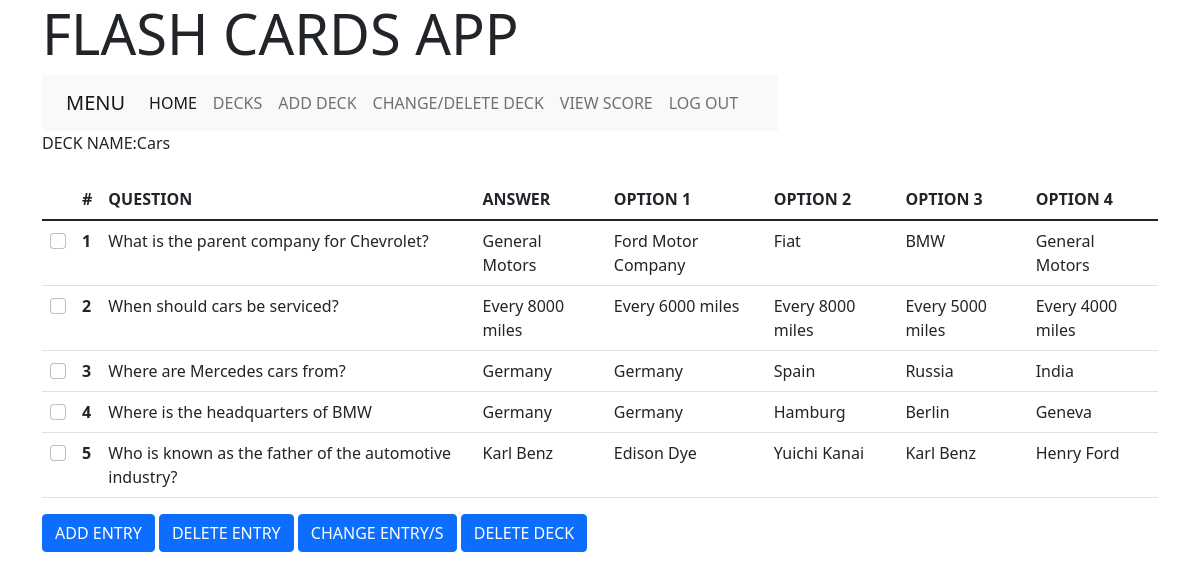
Page /editdeck/1 (signed in) on the committed database.
### main.py (models this page shows)
class Deck(db.Model):
	__tablename__="deck"
	deckid=db.Column(db.Integer, autoincrement=True, primary_key=True)
	deckname = db.Column(db.String,nullable=False)
	lastopened = db.Column(db.String)
	score=db.Column(db.String)
	decks = db.relationship("Deck_cards",backref='Deck',lazy=True)
	decks1 = db.relationship("Deck_cards",backref='Deckscore',lazy=True)

class Deck_cards(db.Model):
	__tablename__="deck_cards"
	deckid=db.Column(db.Integer,db.ForeignKey("deck.deckid"),primary_key=True)
	question= db.Column(db.String,nullable=False,primary_key=True)
	answer = db.Column(db.String,nullable=False)
	option1 = db.Column(db.String,nullable=False)
	option2 = db.Column(db.String,nullable=False)
	option3 = db.Column(db.String,nullable=False)
	option4 = db.Column(db.String,nullable=False)
	difficulty = db.Column(db.String)
	checkanswer=db.Column(db.Integer)

### main.py (the view, shortened to what this page needs)
@app.route("/editdeck/<sid>",methods=["Get","Post"])
def editdeck(sid):
	succ=0
	print(sid[-1])
	if sid[-1].isalpha():
		succ="1"
		id=int(sid[0])
	else:
		id=sid
	if request.method=="GET":
		deckcards=Deck_cards.query.filter_by(deckid=id).all()
		deck_name=Deck.query.filter_by(deckid=id).all()
		for i in deck_name:
			dname=i.deckname
		t=[]
		r=[]
		d=0
		for i in deckcards:
			print(1)
			t.append(i.question)
			t.append(i.answer)
			t.append(i.option1)
			t.append(i.option2)
			t.append(i.option3)
			t.append(i.option4)
			t.append(d+1)
			d=d+1
			n=t.copy()
			r.append(n)
			t.clear()
		return render_template("editdeck.html",deckname=dname,deckcards=r,succ=succ)

### templates/editdeck.html (shortened to what this page needs)
<!DOCTYPE html>
<html>
<head>
	<link href="https://cdn.jsdelivr.net/npm/bootstrap@5.1.3/dist/css/bootstrap.min.css" rel="stylesheet">
</head>
<body>
<div class="container">
	<div class="jumbotron">
		<h1 class="display-4">FLASH CARDS APP</h1>
	</div>
	<div class="row">
		<div class="col-md-8">
			<nav class="navbar navbar-expand-lg navbar-light bg-light">
			  <div class="container-fluid">
			    <a class="navbar-brand" href="#">MENU</a>
			    <div class="collapse navbar-collapse" id="navbarNavDropdown">
			      <ul class="navbar-nav">
				<li class="nav-item">
				  <a class="nav-link active" aria-current="page" href="/home">HOME</a>
				</li>
				<li class="nav-item">
				  <a class="nav-link" href="/deck">DECKS</a>
				</li>
				<li class="nav-item">
				  <a class="nav-link" href="/add_deck">ADD DECK</a>
				</li>
				<li class="nav-item">
				  <a class="nav-link" href="/changedeck">CHANGE/DELETE DECK</a>
				</li>
				<li class="nav-item">
				  <a class="nav-link" href="/viewscore">VIEW SCORE</a>
				</li>
				<li class="nav-item">
				  <a class="nav-link" href="/logout">LOG OUT</a>
				</li>
			      </ul>
			    </div>
			  </div>
			</nav>
		</div>
		<div>
			<form method="POST">
			  <div class="mb-3">
			    <label for="exampleInputName" class="form-label">DECK NAME:{{deckname}}</label>
			  </div>
			  <table class="table">
			  <thead>
			    <tr>
			      <th scope="col"> </th>
			      <th scope="col">#</th>
			      <th scope="col">QUESTION</th>
			      <th scope="col">ANSWER</th>
			      <th scope="col">OPTION 1</th>
			      <th scope="col">OPTION 2</th>
			      <th scope="col">OPTION 3</th>
			      <th scope="col">OPTION 4</th>
			    </tr>
			  </thead>
			  <tbody>
			    {% for i in deckcards %}
			    <tr>
			      <td><input class="form-check-input" type="checkbox" name="checker" value="{{i[0]}}" ></td>
			      <th scope="row">{{i[6]}}</th>
			      <td>{{i[0]}}</td>
			      <td>{{i[1]}}</td>
			      <td>{{i[2]}}</td>
			      <td>{{i[3]}}</td>
			      <td>{{i[4]}}</td>
			      <td>{{i[5]}}</td>
			    </tr>
			    {% endfor %}
			  </tbody>
			</table>
			  <button type="submit" class="btn btn-primary" name="submit_button" value="add">ADD ENTRY</button>
			  <button type="submit" class="btn btn-primary" name="submit_button" value="del">DELETE ENTRY</button>
			  <button type="submit" class="btn btn-primary" name="submit_button" value="chn">CHANGE ENTRY/S</button>
			  <button type="submit" class="btn btn-primary" name="submit_button" value="deld">DELETE DECK</button>
			</form>
		</div>
	</div>
</div>
</body>
</html>

### rows in the picture
Deck: deckname "Cars"
Deck_cards: deckid "1", question "What is the parent company for Chevrolet?", answer "General Motors", option1 "Ford Motor Company", option2 "Fiat", option3 "BMW", option4 "General Motors"
Deck_cards: i "2", question "When should cars be serviced?", answer "Every 8000 miles", option1 "Every 6000 miles", option2 "Every 8000 miles", option3 "Every 5000 miles", option4 "Every 4000 miles"
Deck_cards: i "3", question "Where are Mercedes cars from?", answer "Germany", option1 "Germany", option2 "Spain", option3 "Russia", option4 "India"
Deck_cards: i "4", question "Where is the headquarters of BMW", answer "Germany", option1 "Germany", option2 "Hamburg", option3 "Berlin", option4 "Geneva"
Deck_cards: i "5", question "Who is known as the father of the automotive industry?", answer "Karl Benz", option1 "Edison Dye", option2 "Yuichi Kanai", option3 "Karl Benz", option4 "Henry Ford"
